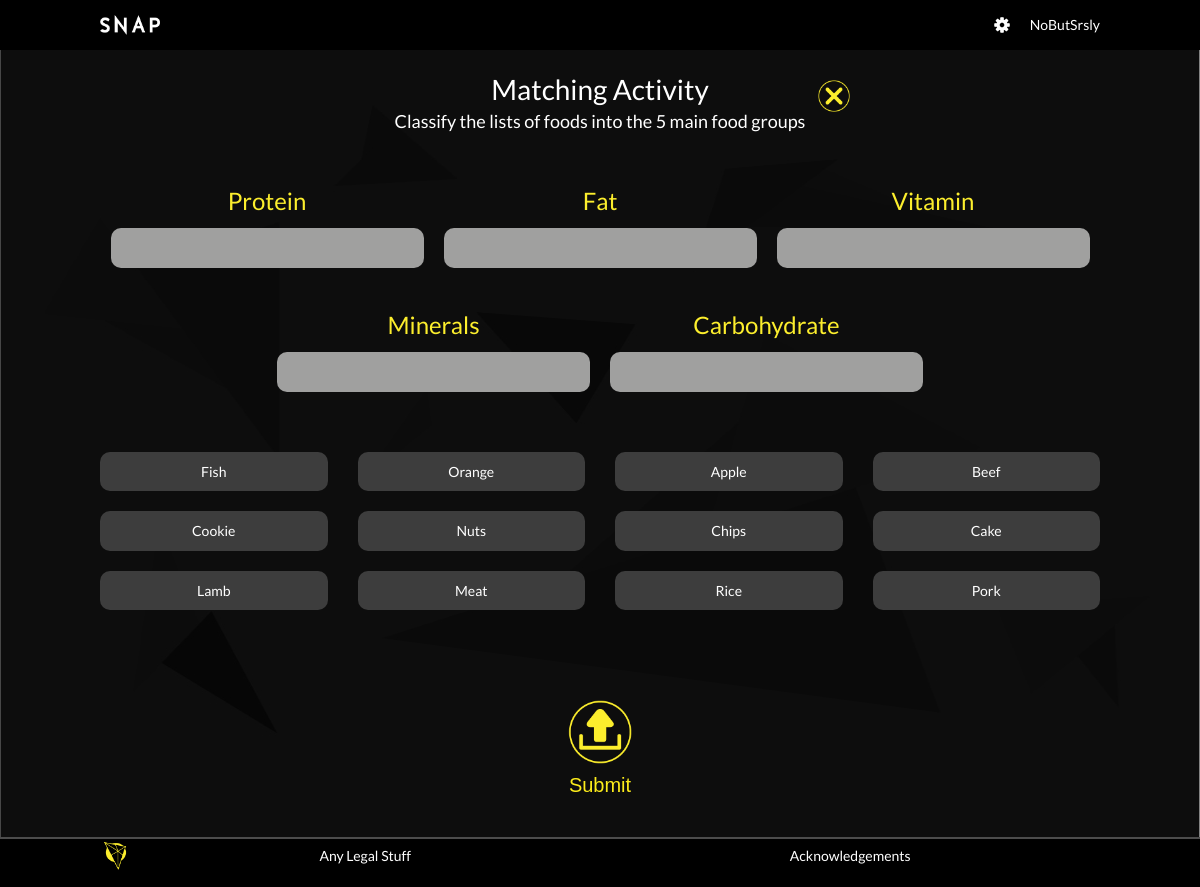
/student/many-to-one-matching.php, run on the app's committed database.
### tables this page shows
CREATE TABLE IF NOT EXISTS `Matching_Section` (
  QuizID      MEDIUMINT,
  Description TEXT,
  Points      MEDIUMINT,
  CONSTRAINT Matching_Section_QuizID_PK PRIMARY KEY (QuizID),
  CONSTRAINT Matching_Section_QuizID_FK FOREIGN KEY (QuizID)
  REFERENCES Quiz (QuizID)
    ON DELETE CASCADE
    ON UPDATE CASCADE
);

CREATE TABLE IF NOT EXISTS `Matching_Question` (
  MatchingID MEDIUMINT AUTO_INCREMENT,
  Question   TEXT NOT NULL,
  QuizID     MEDIUMINT,
  CONSTRAINT Matching_Question_MatchingID_PK PRIMARY KEY (MatchingID),
  CONSTRAINT Matching_Question_QuizID_FK FOREIGN KEY (QuizID)
  REFERENCES Matching_Section (QuizID)
    ON DELETE CASCADE
    ON UPDATE CASCADE
);

CREATE TABLE IF NOT EXISTS `Matching_Option` (
  OptionID   MEDIUMINT AUTO_INCREMENT,
  Content    TEXT NOT NULL,
  MatchingID MEDIUMINT,
  CONSTRAINT Matching_Option_OptionID_PK PRIMARY KEY (OptionID),
  CONSTRAINT Matching_Option_MatchingID_FK FOREIGN KEY (MatchingID)
  REFERENCES Matching_Question (MatchingID)
    ON DELETE CASCADE
    ON UPDATE CASCADE
);

### mysql-lib.php (called while the page is built, shortened)
<?php
function getMatchingBuckets(PDO $conn, $quizID)
{
    $matchingQuesSql = "SELECT *
                    FROM Matching_Section NATURAL JOIN Matching_Question
                    WHERE QuizID = ?
                    ORDER BY MatchingID";
    $matchingQuesQuery = $conn->prepare($matchingQuesSql);
    $matchingQuesQuery->execute(array($quizID));
    $matchingQuesResult = $matchingQuesQuery->fetchAll(PDO::FETCH_OBJ);
    return $matchingQuesResult;
}
function getMatchingOptions(PDO $conn, $quizID)
{
    $matchingOptionsSql = "SELECT *
                          FROM Matching_Question NATURAL JOIN Matching_Option
                          WHERE QuizID = ?";
    $matchingOptionsQuery = $conn->prepare($matchingOptionsSql);
    $matchingOptionsQuery->execute(array($quizID));
    $matchingOptionsResult = $matchingOptionsQuery->fetchAll(PDO::FETCH_OBJ);
    return $matchingOptionsResult;
}
function getQuizStatus(PDO $conn, $quizID, $studentID)
{
    $statusSql = "SELECT COUNT(*) FROM Quiz_Record
					  WHERE QuizID = ? AND StudentID = ?";
    $statusQuery = $conn->prepare($statusSql);
    $statusQuery->execute(array($quizID, $studentID));
    if ($statusQuery->fetchColumn() == 1) {
        $statusSql = "SELECT `Status` FROM Quiz_Record
						  WHERE QuizID = ? AND StudentID = ?";
        $statusQuery = $conn->prepare($statusSql);
        $statusQuery->execute(array($quizID, $studentID));
        $statusResult = $statusQuery->fetch(PDO::FETCH_OBJ);
        return $statusResult->Status;
    } else {
        return "UNANSWERED";
    }
}
?>

### student/many-to-one-matching.php (the view, shortened to what this page needs)
<?php
    require_once("../mysql-lib.php");
    $quizID = 8;
    $studentID = 21;
    $conn = null;
    try {
        $conn = db_connect();
        $status = getQuizStatus($conn, $quizID, $studentID);
        $matchingQuestions = getMatchingBuckets($conn, $quizID);
        $matchingOptions = getMatchingOptions($conn, $quizID);
        shuffle($matchingOptions);
        $btnDisabled = "";
    } catch(Exception $e) {
        if($conn != null) {
            db_close($conn);
        }
        exit;
    }
?>
<!DOCTYPE html>
<html lang="en">
<head>
    <link rel="stylesheet" href="./css/common.css">
</head>
<body>
<div class="page-wrapper">
    <div class="header-wrapper">
        <div class="header">
            <div class="home-link">SNAP</div>
            <div class="settings">
                <div class="setting-icon dropdown">
                </div>
                <a href="#" class="setting-text">NoButSrsly</a>
            </div>
        </div>
    </div>
    <div class="content-wrapper">
        <div class="matching-activity-container">
            <div class="matching-activity-header">
                <div class="h2 matching-activity-title">Matching Activity</div>
                <div class="matching-activity-intro"><?php echo $matchingQuestions[0]->Description ?></div>
            </div>
            <div class="matching-activity-list">
<?php
        for ($i = 0; $i < count($matchingQuestions); $i++) { ?>
                <div class="matching-activity-item" data-id="<?php echo $matchingQuestions[$i]->MatchingID ?>">
                    <div class="h3 matching-activity-name"><?php echo $matchingQuestions[$i]->Question ?></div>
                    <div class="matching-activity-content">
                    </div>
                </div>
<?php    } ?>
            </div>
<?php     if ($status == "UNANSWERED") { ?>
            <div class="matching-activity-answer-list">
                <div class="mini-row">
<?php
                    for ($i = 0; $i < count($matchingOptions); $i++) { ?>
                        <div class="col-3">
                            <div class="matching-activity-answer-item" draggable="true" data-id="<?php echo $matchingOptions[$i]->OptionID ?>"><?php echo $matchingOptions[$i]->Content ?></div>
                        </div>
<?php               } ?>
                </div>
            </div>
<?php    } ?>
            <div class="form-container">
                <form class="question-form">
                        <button type="submit" class="question-submit" <?php echo $btnDisabled?>>
                            <span class="question-submit-icon"></span>
                            Submit
                        </button>
                </form>
            </div>
        </div>
    </div>
    <ul class="task-operation">
        <li class="cancel-task">
            <a href="#" title="Cancel Task"></a>
        </li>
    </ul>
    <div class="footer-wrapper">
        <div class="footer">
            <div class="footer-content">
                <a href="#" class="footer-logo"></a>
                <ul class="footer-nav">
                    <li class="footer-nav-item"><a href="#">Any Legal Stuff</a></li>
                    <li class="footer-nav-item"><a href="#">Acknowledgements</a></li>
                </ul>
            </div>
        </div>
    </div>
</div>
</body>
</html>

### student/css/common.css (style rules this page uses)
html { box-sizing: border-box; }
*, *::before, *::after { box-sizing: inherit; margin: 0; padding: 0; }
body { -webkit-font-smoothing: antialiased; -moz-osx-font-smoothing: grayscale; font-family: 'Lato', sans-serif; font-size: 14px; line-height: 1.4; color: #fff; overflow-x: hidden; background-size: 100% 100%; background-image: url("../img/main_background.jpg"); }
ul, ol { list-style: none; margin: 0; padding: 0; }
a { color: #fff; text-decoration: none; }
html, body { height: 100%; }
.page-wrapper { height: 100%; padding-top: 50px; }
.header-wrapper { position: fixed; top: 0; left: 0; right: 0; height: 50px; z-index: 1024; background-color: #000; }
.content-wrapper { min-height: calc(100% - 50px); }
.footer-wrapper { height: 50px; }
.h1, .h2, .h3, .h4, .h5 { font-family: Lato, serif; }
.h2 { font-size: 28px; }
.h3 { font-size: 24px; }
.mini-row { margin: 0 -15px; }
.mini-row:before, .mini-row:after { content: ""; display: table; }
.mini-row:after { clear: both; }
.col-3 { width: 25%; float: left; padding: 0 15px; position: relative; }
.header { font-family: 'Lato', sans-serif; height: 50px; max-width: 1000px; margin: 0 auto; }
.home-link { float: left; text-indent: -9999em; width: 60px; height: 20px; background-size: 100% 100%; margin-top: 15px; background-image: url("../img/snap_single_wordform_white.png"); }
.settings { float: right; }
.setting-icon { float: left; margin-top: 17px; margin-right: 20px; width: 16px; height: 16px; display: inline-block; cursor: pointer; background-size: 100% 100%; background-image: url("../img/settings_icon.png"); }
.setting-text { float: left; height: 50px; line-height: 50px; }
.footer { border-top: 2px solid #4c4c4c; background-color: #000; font-family: 'Lato', sans-serif; height: 50px; }
.footer-content { max-width: 1000px; margin: 0 auto; overflow: hidden; }
.footer-logo { float: left; width: 30px; height: 30px; background-size: 100% 100%; background-image: url("../img/footer-logo.png"); margin: 2px 0; }
.footer-nav { display: -webkit-box; display: -webkit-flex; display: -moz-flex; display: -ms-flexbox; display: flex; -ms-flex-pack: distribute; -webkit-justify-content: space-around; -moz-justify-content: space-around; justify-content: space-around; }
.footer-nav-item { display: inline-block; }
.footer-nav-item a { display: inline-block; line-height: 1; margin-top: 10px; }
.dropdown { position: relative; }
.question-form { width: 100%; }
.question-submit { display: block; width: 64px; text-align: center; margin: 20px auto; color: #fcec1b; background-color: transparent; cursor: pointer; font-size: 20px; border: 0; }
.question-submit-icon { display: block; width: 64px; height: 64px; background-size: 100% 100%; background-image: url("../img/submit_icon.png"); margin-bottom: 10px; }
.task-operation { position: fixed; top: 80px; z-index: 1024; }
.task-operation li { float: left; width: 32px; height: 32px; margin-left: 10px; }
.task-operation a { display: block; width: 32px; height: 32px; margin: 0 auto 10px; background-size: 100% 100%; background-image: url("../img/cancel_icon.png"); cursor: pointer; }

### student/many-to-one-matching.php (style rules this page uses)
.matching-activity-container { max-width: 1000px; text-align: center; margin: 20px auto; }
.matching-activity-intro { max-width: 500px; margin: 0 auto 20px; font-size: 18px; }
.matching-activity-list { max-width: 1000px; margin: 10px auto 20px; display: flex; justify-content: center; flex-wrap: wrap; }
.matching-activity-item { width: 33.3%; padding: 10px; }
.matching-activity-name { color: #fcee2d; text-align: center; margin-bottom: 10px; margin-top: 20px; }
.matching-activity-content { min-height: 40px; border-radius: 10px; padding: 10px 20px; background-color: rgb(160, 160, 159); }
.matching-activity-answer-list { max-width: 1000px; margin: 50px auto; }
.matching-activity-answer-item { border-radius: 10px; color: #fff; background-color: rgb(61, 61, 61); padding: 10px; text-align: center; margin-bottom: 20px; cursor: move; }
.form-container { overflow: hidden; }
.task-operation { right: 350px; }

### data on the page
matching_section: Description "Classify the lists of foods into the 5 main food groups"
matching_question: Question "Protein"
matching_question: Question "Fat"
matching_question: Question "Vitamin"
matching_question: Question "Minerals"
matching_question: Question "Carbohydrate"
matching_option: Content "Fish"
matching_option: Content "Orange"
matching_option: Content "Apple"
matching_option: Content "Beef"
matching_option: Content "Cookie"
matching_option: Content "Nuts"
matching_option: Content "Chips"
matching_option: Content "Cake"
matching_option: Content "Lamb"
matching_option: Content "Meat"
matching_option: Content "Rice"
matching_option: Content "Pork"
